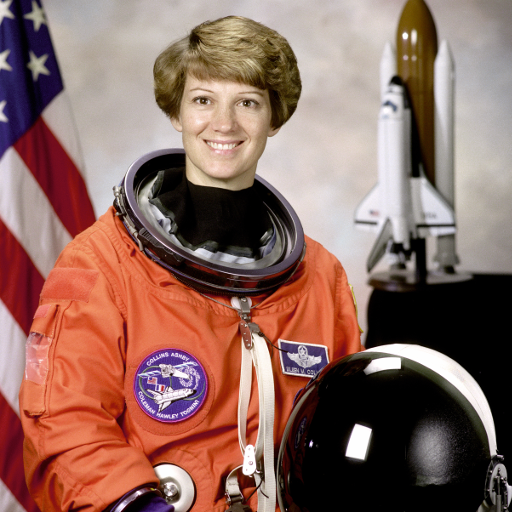
#> input picture skimage.data.astronaut(), 512 x 512 px
$ jupyter execute --allow-errors Seminar_4.ipynb   (shell and % lines are left out)
#> lines starting #> are read from the running program, lines starting #| are printed output that depends on the picture; long printed decimals are rounded
# Семинар 4 - Интерполяция изображений, геометрия формирования изображения и калибровка камеры

***

[cell 1]
from pathlib import Path
import glob

import cv2
import skimage
import numpy as np
import matplotlib.pyplot as plt

# Интерполяция изображений

Задача - эффективно уменьшить/увеличить изображение.

Рассмотрим несколько методов интерполяции.

## а) Интерполяция по ближайшему пикселю

Самая простая и самая быстрая, однако она приводит к сильным артефактам.

## б) Билинейная интерполяция

Лучше по качеству, но требует больше вычислений и вдобавок размывает границы объектов.

## в) Бикубическая интерполяция

Еще лучше в непрерывных областях, но на границе возникает [эффект гало](https://ru.wikipedia.org/wiki/Гало) (более темная полоса вдоль темного края границы и светлая вдоль светлого).

## Примеры

Согласно [документации OpenCV](https://docs.opencv.org/3.4/da/d54/group__imgproc__transform.html) для **сжатия изображения** — наиболее предпочтительным методом интерполяции является `cv.INTER_AREA`,
**для увеличения изображения** — наиболее предпочтительны методы интерполяции: `cv.INTER_CUBIC` (медленный) и `cv.INTER_LINEAR`.

[cell 2]
interpolation_algorithm = [
    ("nearest", cv2.INTER_NEAREST),
    ("bilinear", cv2.INTER_LINEAR),
    ("bicubic", cv2.INTER_CUBIC),
    ("area", cv2.INTER_AREA),
    ("lanczos4", cv2.INTER_LANCZOS4)
]

def resize_by_factor(
    img: np.array,
    factor: float,
) -> None:

    height, width = img.shape[:2]
    height2, width2 = int(height*factor), int(width*factor)

    print(f'orig size: h={height}, w={width}, resised size: h={height2}, w={width2}')

    fig, axes = plt.subplots(
        nrows=len(interpolation_algorithm),
        sharex=True,
        sharey=True,
        figsize=(3, 20)
    )

    imgs = []
    for i in range(len(interpolation_algorithm)):

        img_resized = cv2.resize(
            src=img,
            dsize=(width2, height2),
            interpolation=interpolation_algorithm[i][1],
        )

        axes[i].imshow(img_resized, cmap='Greys_r')
        axes[i].set_title(
            f"{interpolation_algorithm[i][0]}, shape = {img_resized.shape}",
        )

### Оригинальное изображение

[cell 3]
IMG_PATH = "data/a_letter.png"

if not Path(IMG_PATH).exists():
    !git clone https://github.com/alexmelekhin/cv_course_2023.git
    !mv cv_course_2023/seminars/seminar_04/data .

a_letter_img = cv2.imread(IMG_PATH, cv2.IMREAD_GRAYSCALE)

plt.figure(figsize=(3, 3))
#> (the rest of this cell did not finish here and is left out)

### Увеличение

#> (a cell that did not finish here is left out)

### Уменьшение

#> (a cell that did not finish here is left out)


# Упражение 1

Можно ли реализовать сжатие изображений на свертках? Реализуйте свертку, которая будет уменьшать изображение в 2 раза.

[cell 6]
def resize_image_twice_down(image):
    kernel = np.array([[0.25, 0.25],
                       [0.25, 0.25]])
    h, w = image.shape
    resized_image = np.zeros((h // 2, w // 2), dtype=np.uint8)
    for i in range(h):
        for j in range(w):
            resized_image[i // 2, j // 2] = np.sum(image[i:i + 2, j:j + 2] * kernel)

    return resized_image

#> (a cell that did not finish here is left out)

# Трансформация изображений

[Туториал OpenCV "Geometric Transformations of Images"](https://docs.opencv.org/3.4/da/d6e/tutorial_py_geometric_transformations.html)

_Источник - [Computer Vision: Algorithms and Applications, 2nd ed. 2022 Richard Szeliski](https://szeliski.org/Book/)_

## Поворот (Rotation)

Входные параметры: угол поворота (angle)

```python
matrix = np.array([
      [np.cos(angle),  np.sin(angle), 0],
      [-np.sin(angle), np.cos(angle), 0],
      [0,              0,             1],
])
```

## Растяжение/сжатие (Scale)

Входные параметры: фактор растяжения (tx, ty)

```python
matrix = np.array([
      [t[0], 0,    0],
      [0,    t[1], 0],
      [0,    0,    1],
])
```

## Перенос (translation)

Входные параметры: фактор переноса (tx, ty)

```python
matrix = np.array([
      [1,  0, t[0]],
      [0,  1, t[1]],
      [0,  0,    1],
])
```

## Сдвиг (shearing)

Входные параметры: фактор сдвига (tx, ty)

```python
matrix_horisontal = np.array([
      [1,    t[0], 0],
      [t[1], 1,    0],
      [0,    0,    1],
])
```

# Упражнение 2

Реализуйте функцию, которая принимает изображение и матрицу преобразования, и реализует афинную трансформацию. Не забудьте про центрирование.

Идея - афинное перемещение пикселей изображения.

[cell 8]
def affine_transform(
    img: np.array,
    mat: np.array, # 2 * 3 array
) -> np.array:

    # transfromed image
    transfromed_img = np.zeros_like(img)

    # image shape
    H, W = img.shape[:2]

    # center of the img
    cx, cy = (H + 1) // 2 - 1, (W + 1) // 2 - 1
    mat[:, -1] += [cx, cy]

    for x in range(H):
        for y in range(W):
            value = img[x, y]
            x_n, y_n = np.round(mat[:, :-1].dot([x - cx, y - cy]) + mat[:, -1]).astype(int)
            if 0 <= x_n < H and 0 <= y_n < W:
                transfromed_img[x_n, y_n] = value

    return transfromed_img

def make_rotation(
    params,
) -> np.array:

    angle = params[0]

    mat = np.array([
        [np.cos(angle),  np.sin(angle), 0],
        [-np.sin(angle), np.cos(angle), 0],
    ])

    return mat

def make_scaling(
    params,
) -> np.array:

    tx, ty = params[0], params[1]

    mat = np.array([
        [tx, 0,    0],
        [0,    ty, 0],
    ])

    return mat

def make_translation(
    params,
) -> np.array:

    tx, ty = params[0], params[1]

    mat = np.array([
        [1,  0, tx],
        [0,  1, ty],
    ])

    return mat

def make_shearing(
    params,
) -> np.array:

    tx, ty = params[0], params[1]

    mat = np.array([
        [1,    tx, 0],
        [ty, 1,    0],
    ])

    return mat

Проверьте код на примере изображения c астронавтом

[cell 9]
import ipywidgets
from skimage import data

img = data.astronaut()
#> img is the input picture: shape (512, 512, 3); mean R, G, B 141.6, 105.8, 96.5

#resize image for much faster affine processing
img = cv2.resize(
    src=img,
    dsize = None,
    fx=0.3,
    fy=0.3,
    interpolation=cv2.INTER_AREA,
)
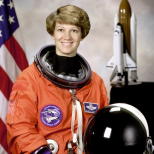
#> img: shape (154, 154, 3); mean R, G, B 141.2, 105.5, 96.3
#> the sliders are set to tx = 1.0, ty = 1.0, angle = 1.0

@ipywidgets.interact(
    tx=ipywidgets.FloatSlider(
        min=-3.14, max=3.14,
        step=0.01, value=1.,
    ),

    ty=ipywidgets.FloatSlider(
        min=-3.14, max=3.14,
        step=0.01, value=1.,
    ),
    angle=ipywidgets.FloatSlider(
        min=-3.14, max=3.14,
        step=0.01, value=1.,
    ),
)
def play_with_params(
    tx: float,
    ty: float,
    angle: float,
) -> None:

    # an example
    # mat = make_rotation(
    #     (angle,),
    # )

    mat = make_shearing(
        (tx, ty,),
    )

    transformed_img = affine_transform(
        img=img,
        mat=mat
    )
#> after the loop in affine_transform, `for x in range(H):`:
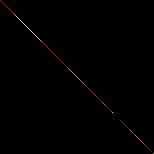
#> transfromed_img: shape (154, 154, 3); mean R, G, B 0.9, 0.5, 0.5
#> the sliders are set to tx = 1.0, ty = 1.0, angle = 1.0

    plt.imshow(transformed_img)

# Вопрос 1

Запустите все 4 преобразования. Изменяйте параметры алгоритма. Имеются ли пиксели, которые никуда не перешли в результате трансформации?

**Ответ:** в некоторых случаях такие пиксели есть. Кроме того есть пиксели, в которые ничего не перешло.

[cell 10]
@ipywidgets.interact(
    tx=ipywidgets.FloatSlider(
        min=-3.14, max=3.14,
        step=0.01, value=1.,
    ),

    ty=ipywidgets.FloatSlider(
        min=-3.14, max=3.14,
        step=0.01, value=1.,
    ),
    angle=ipywidgets.FloatSlider(
        min=-3.14, max=3.14,
        step=0.01, value=1.,
    ),
)
def play_with_params(
    tx: float,
    ty: float,
    angle: float,
) -> None:

#> called with tx = 1, ty = 1, angle = 1
    mats = [
        ("Rotation", make_rotation((angle,))),
        ("Translation", make_translation((tx * 50, ty * 50,))),
        ("Scaling", make_scaling((tx, ty,))),
        ("Sharing", make_shearing((tx, ty,))),
    ]

    fig, axs = plt.subplots(1, 4, figsize=(40, 10))
    for idx, t in enumerate(mats):
        name, mat = t
        axs[idx].axis('off')
        axs[idx].imshow(affine_transform(img, mat))
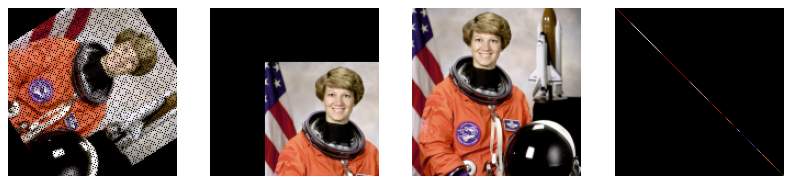
#> figure drawn by matplotlib, 4 panels

# Формирование изображения

## Внешние параметры камеры

Некоторые камеры-обскуры вносят значительные искажения в изображения. Два основных вида искажений - это радиальные искажения и тангенциальные искажения.

**Радиальные искажения** возникают из-за неидеальности линз и приводит к тому, что прямые линии кажутся изогнутыми.

**Тангенциальные искажения** возникают из-за того, что объектив для съемки изображения не выровнен идеально параллельно плоскости изображения. Таким образом, некоторые области на изображении могут выглядеть ближе, чем ожидалось.

Виды радиального искажения:
<figure>

<figcaption>Barrel distortion (Positive k1 > 0)</figcaption>

<figcaption>Pincushion distortion (Negative k1 < 0)</figcaption>

<figcaption>Mustache distortion (Complex)</figcaption>
</figure>

Формулы:

$x_{dist} = x\frac{1+k_{1}r^{2}+k_{2}r^{4} + k_{3}r^{6}}{1+k_{4}r^{2}+k_{5}r^{4} + k_{6}r^{6}} + 2p_{1}xy + p_{2}(r^{2} + 2x^{2})$

$y_{dist} = y\frac{1+k_{1}r^{2}+k_{2}r^{4} + k_{3}r^{6}}{1+k_{4}r^{2}+k_{5}r^{4} + k_{6}r^{6}} + p_{1}(r^{2} + 2y^{2}) + 2p_{2}xy$,

где $r^{2} = x^{2} + y^{2}$

Таким образом, параметры радиальной дисторсии - ($k_{1}, \cdots, k_{6}$), тангенциальной дисторсии - ($p_{1}, p_{2}$)

В дополнение к этому нам нужны внутренние и внешние параметры камеры. Внутренние параметры специфичны для конкретной камеры. Они включают в себя такую информацию, как фокусное расстояние (fx,fy) и оптические центры (cx, cy). Фокусное расстояние и оптические центры могут быть использованы для создания матрицы камеры, которую можно использовать для устранения искажений, вызванных объективами конкретной камеры. Матрица камеры уникальна для конкретной камеры, поэтому после расчета ее можно повторно использовать на других изображениях, сделанных той же камерой.

# Вопрос 2

Запишите выражение связи точек в координатной системе камеры (x, y, z) c проекцией (изображением), зная параметры дисторсии и параметры камеры.

**Ответ:**

# Упражнение 3

Найдите параметры вашей камеры мобильного телефона.

Используйте шаблон шахматной доски. Можете воспользоваться ресурсом https://markhedleyjones.com/projects/calibration-checkerboard-collection  - здесь можно выбрать необходимый размер и подготовить pdf с доской. Во время печати не забудьте проверить, что масштаб не меняется (часто в параметрах печати по умолчанию установлен флаг "scale to fit page").

Воспользуйтесь [туториалом OpenCV](https://docs.opencv.org/4.x/dc/dbb/tutorial_py_calibration.html).

В ответе требуется:

1. Загрузить все сделанные фотографии (туториал рекомендует использовать не менее 10-ти изображений) в папку `./data/calibr_images`. Написанный код должен воспроизводить ваши результаты без дополнительных манипуляций.
2. Вывести найденные параметры калибровки (intrinsic матрицу и параметры дисторсии).
3. Отобразить изображения до и после устранения дисторсии.
4. Посчитать ошибку репроектирования (см. туториал opencv).

[cell 11]
criteria = (cv2.TERM_CRITERIA_EPS + cv2.TERM_CRITERIA_MAX_ITER, 8, 0.001)

w_grid, h_grid = 6, 8
objp = np.zeros((w_grid * h_grid,3), np.float32)
objp[:,:2] = np.mgrid[0:h_grid, 0:w_grid].T.reshape(-1,2)

objpoints = []
imgpoints = []

# images = glob.glob("/Users/rito4ka/dev/magistratura/calibr_images/*.png")
images = glob.glob("calibr_images/*.jpg")

for fname in images:
    img = cv2.imread(fname, cv2.IMREAD_GRAYSCALE)
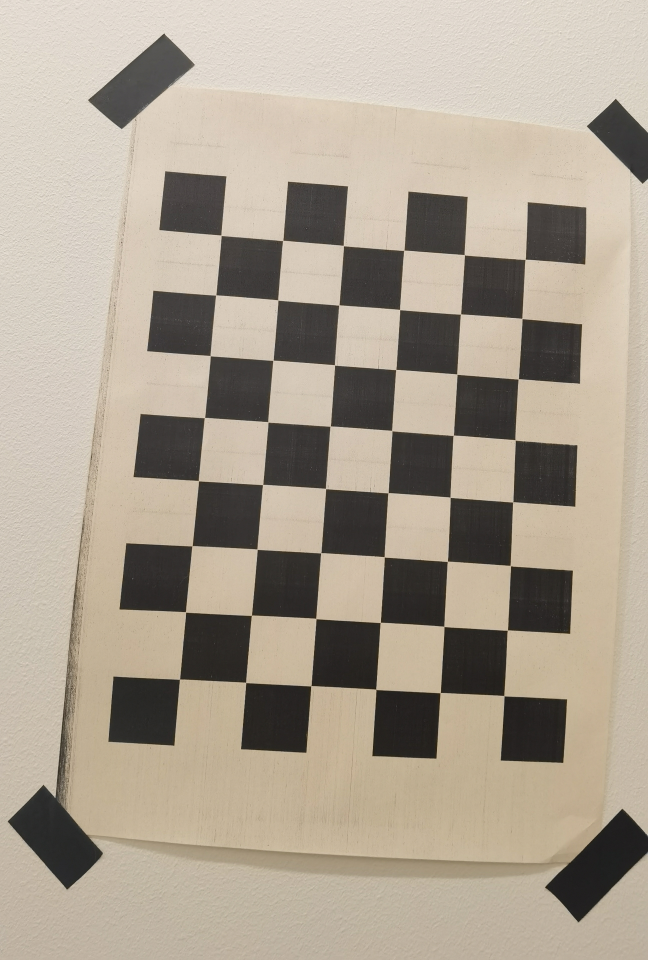
#> input picture seminars/seminar_04/calibr_images/IMG_20240309_185700.jpg, 2592 x 3840 px (shown at 1/4 size)
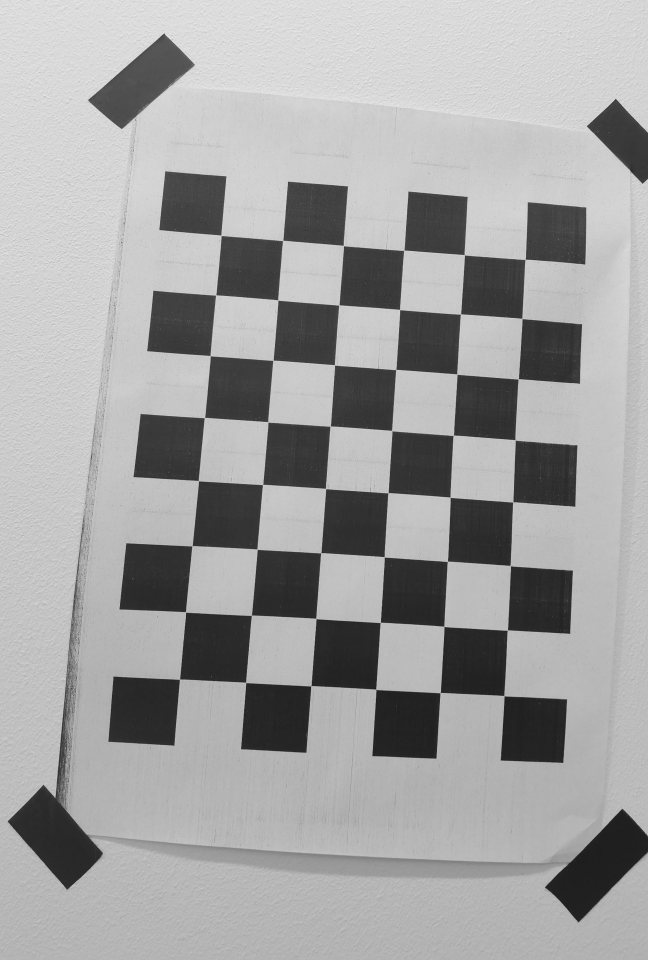
#> img: shape (3840, 2592) (shown at 1/4 size); min 7, max 250, mean 161.9
    gray = cv2.imread(fname, cv2.IMREAD_GRAYSCALE)

    ret, corners = cv2.findChessboardCorners(gray, (h_grid, w_grid), None)
#> ret = True; corners = 48 rows, first 8: [720.3, 2718.3], [743.4, 2448.3], [770, 2184.6], [794.9, 1924.4], [819.4, 1671.5], [842.2, 1424.5], [864.4, 1181.1], [885.6, 942.5]

    if ret == True:
        objpoints.append(objp)

        corners2 = cv2.cornerSubPix(gray, corners, (11, 11), (-1, -1), criteria)
#> corners2 = 48 rows, first 8: [719.6, 2717.9], [743.3, 2448.9], [769.7, 2184.5], [794.8, 1924.3], [819.3, 1671.5], [842.2, 1424.3], [864.5, 1181.3], [885.6, 942.4]
        imgpoints.append(corners2)

[cell 12]
print(f"{len(objpoints)} / {len(images)}")

[cell 13]
ret, mtx, dist, rvecs, tvecs = cv2.calibrateCamera(objpoints, imgpoints, gray.shape[::-1], None, None)
#> ret = 0.813; mtx = [[2180.8, 0, 1289.7], [0, 2142.6, 1338.1], [0, 0, 1]]; dist = [[0.113, -0.151, -0.0029, 2.17e-05, 0.0588]]; rvecs = ([-0.0181, -0.0834, -1.49],); tvecs = ([-2.16, 5.33, 8.44],)

[cell 14]
print(f"matrix:\n{mtx}")
#| matrix:
#| [[2.18077013e+03 0.00000000e+00 1.28965562e+03]
#|  [0.00000000e+00 2.14264359e+03 1.33813056e+03]
#|  [0.00000000e+00 0.00000000e+00 1.00000000e+00]]

[cell 15]
print(f"distorion coeffs:\n{dist}")
#| distorion coeffs:
#| [[ 1.13310929e-01 -1.51005527e-01 -2.90439998e-03  2.16526496e-05
#|    5.88289111e-02]]

[cell 16]
img = cv2.imread("calibr_images/IMG_20240310_215335.jpg")
#> (the rest of this cell did not finish here and is left out)

[cell 17]
mean_error = 0
for i in range(len(objpoints)):
    imgpoints2, _ = cv2.projectPoints(objpoints[i], rvecs[i], tvecs[i], mtx, dist)
    error = cv2.norm(imgpoints[i], imgpoints2, cv2.NORM_L2)/len(imgpoints2)
    mean_error += error
#> this loop made 1 pass
#> (error, mean_error) on pass 1: (0.117, 0.117)
#> after the loop, mean_error = 0.117

print("total error: {}".format(mean_error/len(objpoints)))
#| total error: 0.1174
